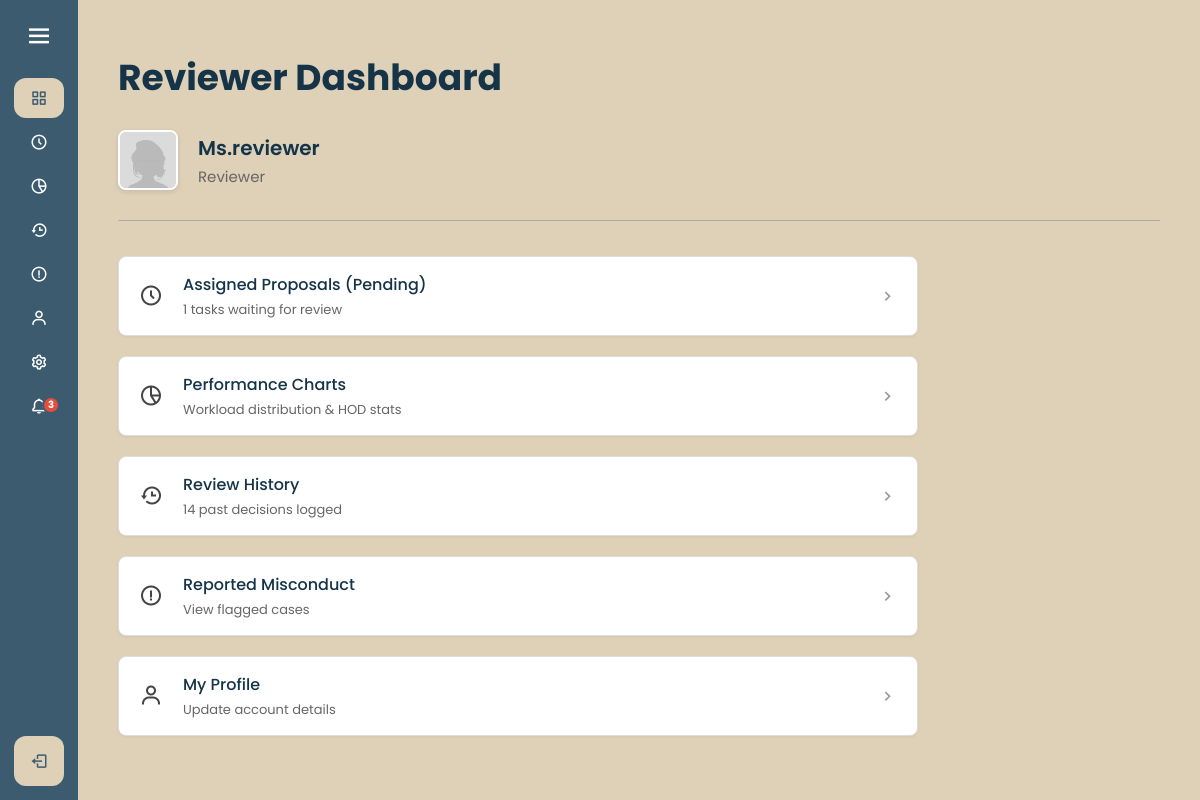
The app's page /reviewer_page.php (signed in), older data.
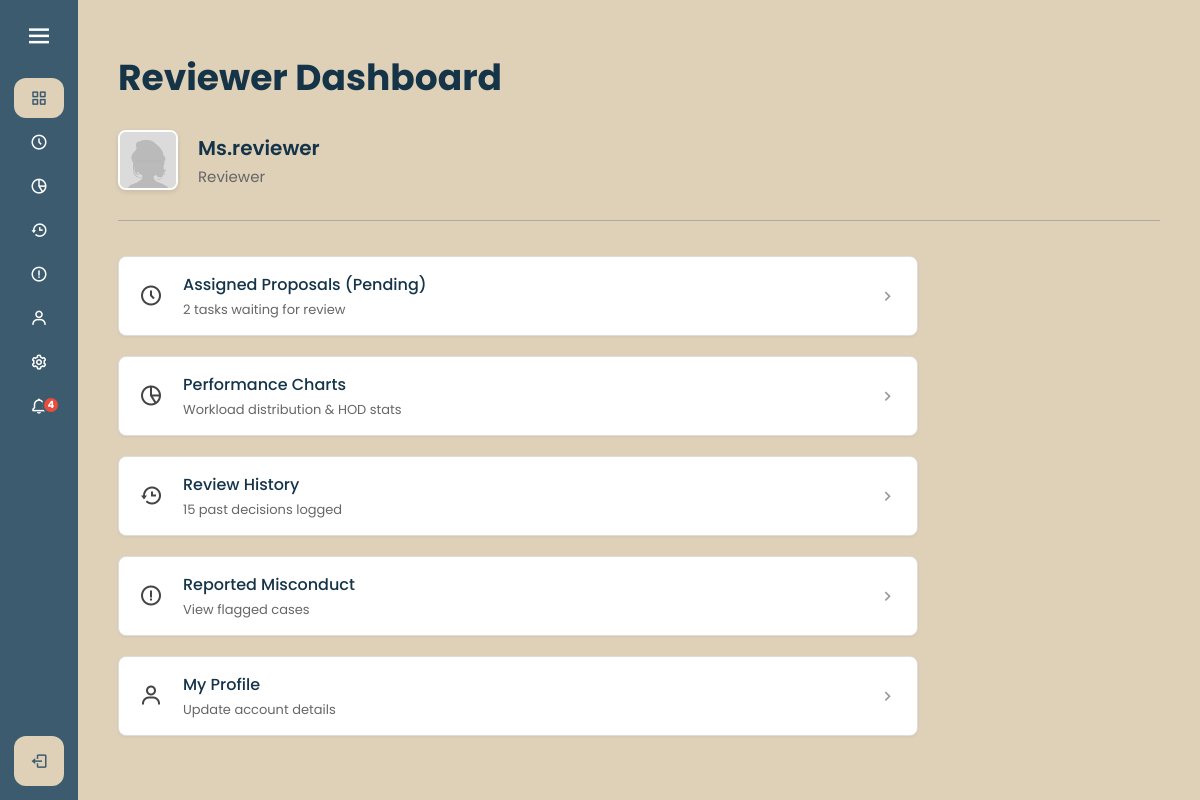
The same page, newer data.
### tables this page shows
CREATE TABLE `users` (
  `id` int(10) UNSIGNED NOT NULL,
  `name` varchar(255) NOT NULL,
  `email` varchar(255) NOT NULL,
  `password` varchar(255) NOT NULL,
  `role` enum('researcher','reviewer','hod','admin') NOT NULL,
  `notify_email` tinyint(1) DEFAULT 1,
  `notify_system` tinyint(1) DEFAULT 1,
  `profile_pic` varchar(255) DEFAULT 'default.png',
  `avatar` enum('default','male','female') DEFAULT 'default',
  `notify_new_assign` tinyint(1) DEFAULT 1,
  `notify_appeals` tinyint(1) DEFAULT 1,
  `notify_hod_approve` tinyint(1) DEFAULT 1,
  `notify_hod_reject` tinyint(1) DEFAULT 1,
  `status` enum('PENDING','APPROVED','REJECTED') DEFAULT 'PENDING'
);

### reviewer_page.php (the view, shortened to what the changed rows need)
<?php
require 'config.php';
$email = $_SESSION['email'];
$user_q = $conn->prepare("SELECT id, name, profile_pic FROM users WHERE email = ?");
$user_q->bind_param("s", $email);
$user_q->execute();
$user_data = $user_q->get_result()->fetch_assoc();
$user_id = $user_data['id'];
$username = $user_data['name'];
$user_role = ucfirst($_SESSION['role']);
$profile_pic = !empty($user_data['profile_pic']) ? "images/" . $user_data['profile_pic'] : "images/default.png";
$p_count = $conn->query("SELECT COUNT(*) as c FROM reviews WHERE reviewer_id = $user_id AND status = 'Pending'")->fetch_assoc()['c'];
$h_count = $conn->query("SELECT COUNT(*) as c FROM reviews WHERE reviewer_id = $user_id AND status = 'Completed'")->fetch_assoc()['c'];
?>
<!DOCTYPE html>
<html lang="en">
<head>
    <link rel="stylesheet" href="styling/style.css">
    <link rel="stylesheet" href="styling/dashboard.css">
    <link href="https://unpkg.com/boxicons@2.1.4/css/boxicons.min.css" rel="stylesheet">
</head>
<body>
    <?php include 'sidebar.php'; ?>
    <section class="home-section">
        <div class="dashboard-header-group">
            <h1 class="main-title">Reviewer Dashboard</h1>
            <div class="user-identity-row">
                <img src="<?= htmlspecialchars($profile_pic) ?>" alt="Profile" class="identity-img">
                <div class="identity-text">
                    <div class="identity-name"><?= htmlspecialchars($username) ?></div>
                    <div class="identity-role"><?= htmlspecialchars($user_role) ?></div>
                </div>
            </div>
        </div>
        <div style="max-width: 800px;">
            <a href="reviewer_pending.php" class="header-card">
                <div class="header-left">
                    <div class="header-text-group">
                        <h3>Assigned Proposals (Pending)</h3>
                        <span><?= $p_count ?> tasks waiting for review</span>
                    </div>
                </div>
            </a>
            <a href="reviewer_history.php" class="header-card">
                <div class="header-left">
                    <div class="header-text-group">
                        <h3>Review History</h3>
                        <span><?= $h_count ?> past decisions logged</span>
                    </div>
                </div>
            </a>
        </div>
    </section>
</body>
</html>

### sidebar.php (shortened to what the changed rows need)
<?php
require_once 'config.php';
$current = basename($_SERVER['PHP_SELF']);
$unread_count = 0;
if (isset($_SESSION['email']) && isset($conn)) {
    $n_stmt = $conn->prepare("SELECT COUNT(*) as count FROM notifications WHERE user_email = ? AND is_read = 0");
    $n_stmt->bind_param("s", $_SESSION['email']);
    $n_stmt->execute();
    $unread_count = (int)($n_stmt->get_result()->fetch_assoc()['count'] ?? 0);
}
?>
<div class="sidebar" id="sidebar">
    <ul class="nav-list">
        <li>
            <a href="notifications.php" class="<?= $current == 'notifications.php' ? 'active' : '' ?>" style="position: relative;">
                <i class='bx bx-bell'></i>
                <?php if ($unread_count > 0): ?>
                    <span class="notif-badge"><?= $unread_count ?></span>
                <?php endif; ?>
            </a>
        </li>
    </ul>
</div>

Row changes from the older to the newer data that the page shows:
changed users "Ms.reviewer": id "1" → (not shown)
Text that changed along with them:
$unread_count: "3" → "4"
$p_count: (not shown) → "2"
$h_count: "14" → "15"
